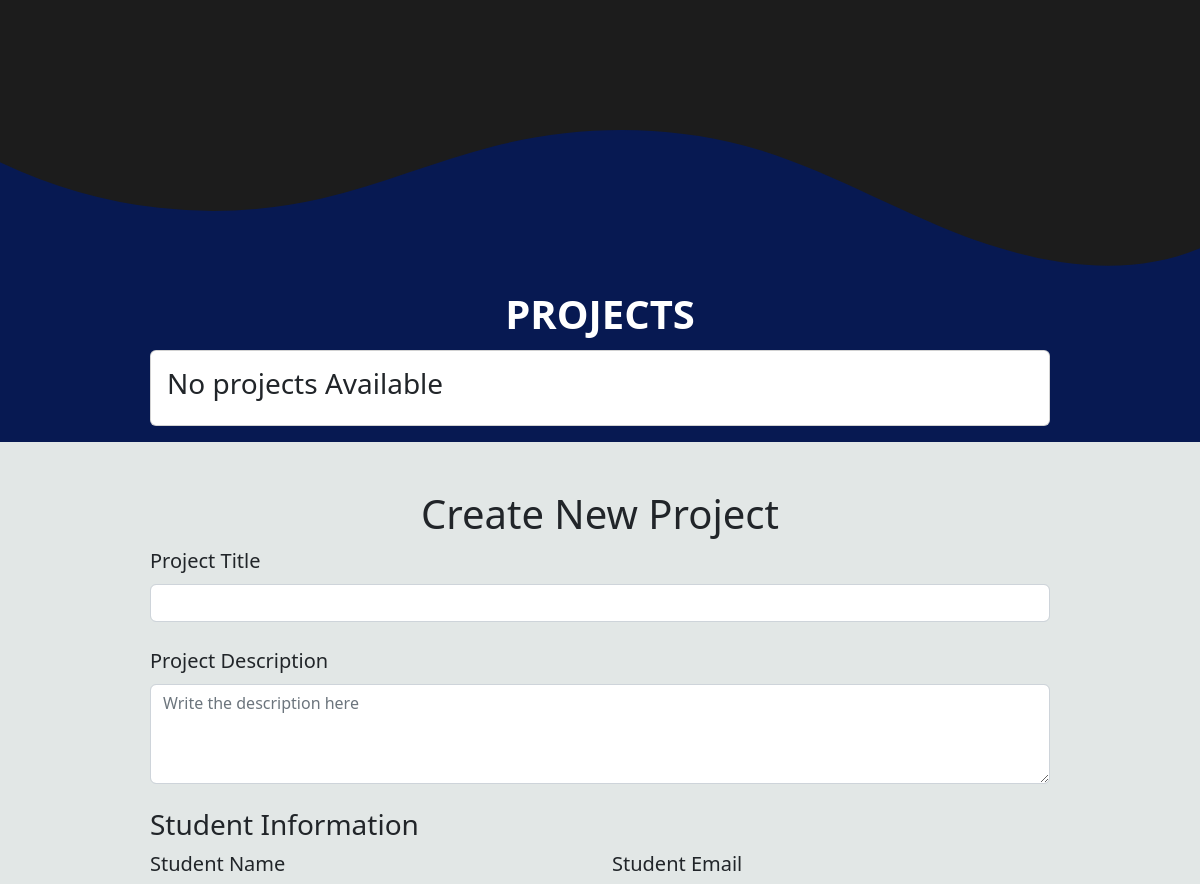
The app's page /clghome/ (middle part), older data.
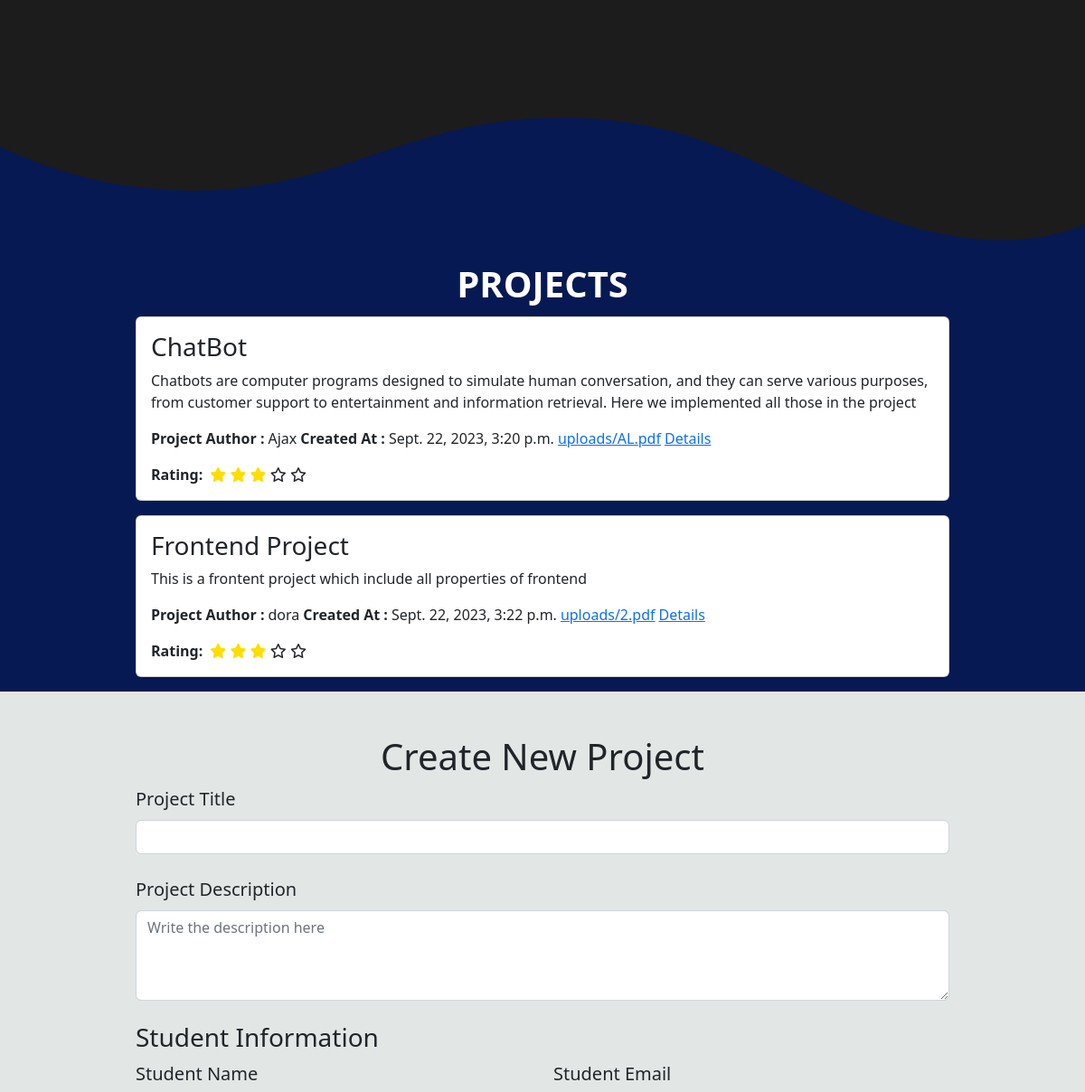
The same page, newer data.
### sprouthub/models.py (models this page shows, shortened)
class Project(models.Model):
    project_id = models.AutoField(primary_key=True)
    project_name = models.CharField(max_length=200)
    project_description = models.TextField()
    student_name = models.CharField(max_length=100)
    student_email=models.EmailField(default='example@email.com')
    student_roll = models.CharField(max_length=10)
    project_file = models.FileField(upload_to='uploads/')
    created_at = models.DateTimeField(auto_now_add=True)

### sprouthub/views.py (the view, shortened to what this page needs)
# urls.py: path('clghome/',views.project_form, name='project_form'),
def project_form(request):
    projects = Project.objects.all()
    return render(request, 'clg_home.html',{'projects': projects})

### templates/clg_home.html (shortened to what this page needs)
<!DOCTYPE html>
<html lang="en">
<head>
    <link rel="stylesheet" href="https://cdn.jsdelivr.net/npm/bootstrap@5.2.3/dist/css/bootstrap.min.css"
>
    <link rel="stylesheet" href="https://cdnjs.cloudflare.com/ajax/libs/font-awesome/6.4.2/css/all.min.css"
 />
</head>
<body>
    <section class="bg-main hero-section ">
        <div class="container">
            <div class="custom-shape-divider-bottom-1695133170">
            </div>
    </section>
    <section class="uprojsection">
        <div class="p-3 fs-1 lh-1 text-center  fw-semibold text-white">PROJECTS</div>
        <div class="uprojects d-flex flex-column justify-content-center align-content-center m-auto w-75 ">
            {% for project in projects %}
            <div class="uproj card mb-3">
                <div class="card-body">
                    <h5 class="card-title fs-3">{{ project.project_name }}</h5>
                    <p class="card-text">{{ project.project_description}}</p>
                    <div class="authordetails d-flex">
                        <p class="authorhead fw-bold">Project Author :</p>
                        <p class="authorname mx-1">{{ project.student_name }}</p>
                        <p class="authorhead fw-bold">Created At :</p>
                        <p class="authorname mx-1">{{ project.created_at }}</p>
                        <a href="{{ project.project_file.url }}" target="_blank">{{ project.project_file.name }}</a>
                        <a class="authorlink link mx-1" style="text-decoration: underline;">Details</a>
                    </div>
                    <div class="projrating d-flex align-items-center">
                        <b>Rating:</b>
                        <div class="rating mx-2">
                            <i class="fa-solid fa-star" style="color: #ffdd00;"></i>
                            <i class="fa-solid fa-star" style="color: #ffdd00;"></i>
                            <i class="fa-solid fa-star" style="color: #ffdd00;"></i>
                            <i class="fa-regular fa-star"></i>
                            <i class="fa-regular fa-star"></i>
                        </div>
                    </div>
                </div>
            </div>
            {% empty %}
            <div class="uproj card mb-3">
                <div class="card-body">
                    <h5 class="card-title fs-3">No projects Available</h5>
                </div>
            </div>
            {% endfor %}
    </section>
    <section class="uploadproj">
        <div class="newproj-container w-75 m-auto py-5">
            <h1 class="text-center">Create New Project</h1>
            <form class="row" method="post" enctype="multipart/form-data">
                <div class="col-12 mb-4">
                    <label for="project_name" class="form-label fs-5">Project Title</label>
                    <input type="text" class="form-control" id="project_name" name="project_name">
                </div>
                <div class="col-12 mb-4">
                    <label for="description" class="form-label fs-5">Project Description</label>
                    <textarea class="form-control" placeholder="Write the description here" id="description" name="description"
                        style="height: 100px"></textarea>
                </div>
                <h3>Student Information</h3>
                <div class="col-6">
                    <label for="student_name" class="form-label fs-5">Student Name</label>
                </div>
                <div class="col-md-6">
                    <label for="student_email" class="form-label fs-5">Student Email</label>
                </div>
            </form>
        </div>
    </section>
</body>
</html>

### templates/clg_home.html (style rules this page uses)
.bg-main { background-color: #1c1c1c; }
.hero-section { height: 100vh; position: relative; }
.custom-shape-divider-bottom-1695133170 { position: absolute; bottom: 0; left: 0; width: 100%; overflow: hidden; line-height: 0; }
.custom-shape-divider-bottom-1695133170 svg { position: relative; display: block; width: calc(100% + 1.3px); height: 150px; }
.uprojsection { background-color: #071952; }
.uploadproj { background-color: #e2e7e6; }

Row changes from the older to the newer data that the page shows:
added Project: project_name "ChatBot", project_description "Chatbots are computer programs designed to simulate human conversation, and they can serve various purposes, from customer support to entertainment and information retrieval. Here we implemented all those in the project", student_name "Ajax", created_at "Sept. 22, 2023, 3:20 p.m.", project_file.name "uploads/AL.pdf"
added Project: project_name "Frontend Project", project_description "This is a frontent project which include all properties of frontend", student_name "dora", created_at "Sept. 22, 2023, 3:22 p.m.", project_file.name "uploads/2.pdf"
Text that changed along with them:
text no longer shown: "No projects Available"
